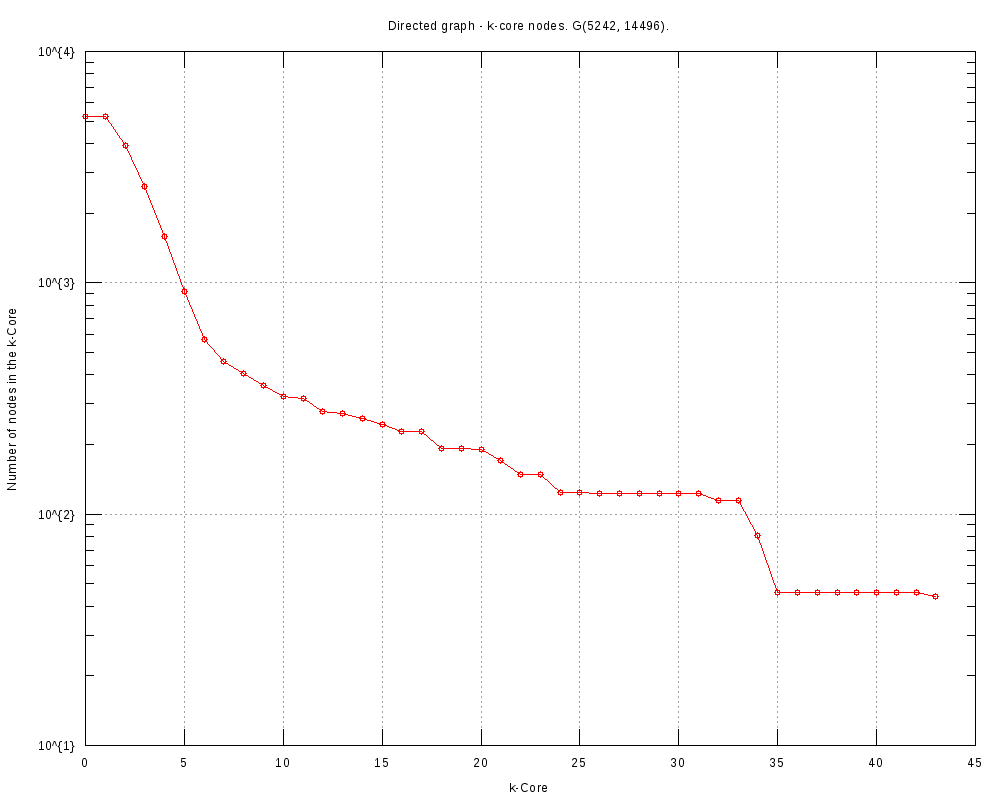

Generate this figure with gnuplot:
#
# Directed graph - k-core nodes. G(5242, 14496). (Sun Oct 29 16:33:41 2017)
#

set title "Directed graph - k-core nodes. G(5242, 14496)."
set key bottom right
set logscale y 10
set format y "10^{%L}"
set mytics 10
set grid
set xlabel "k-Core"
set ylabel "Number of nodes in the k-Core"
set tics scale 2
set terminal png font arial 10 size 1000,800
set output 'coreNodes.GRQ.png'
plot 	"coreNodes.GRQ.tab" using 1:2 title "" with linespoints pt 6
